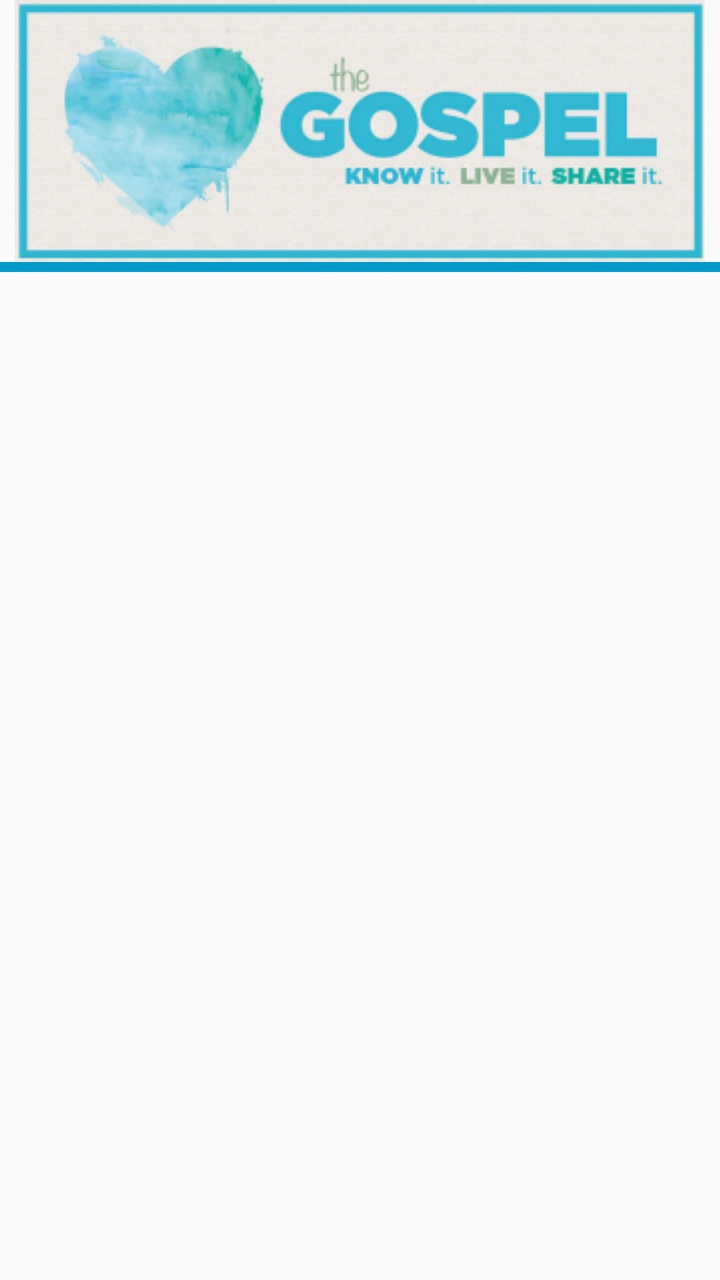
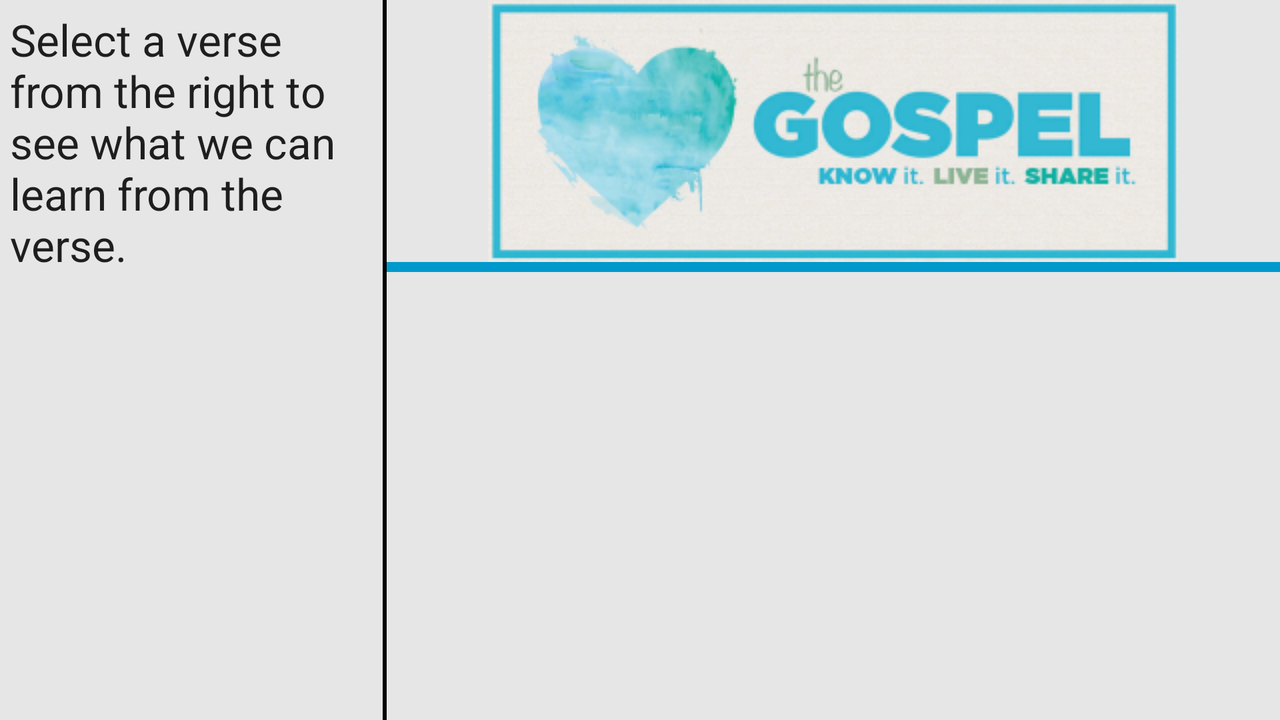

An Android layout and its configuration variant, each rendered on a device that would load it. The default file and the variant file are quoted in full after the pictures.
<!-- AndroidManifest.xml: application theme AppTheme -->
<!-- res/layout/activity_main_list.xml -->
<?xml version="1.0" encoding="utf-8"?>
<LinearLayout xmlns:android="http://schemas.android.com/apk/res/android"
    android:orientation="vertical" android:layout_width="match_parent"
    android:layout_height="match_parent">

    <include
        android:layout_width="fill_parent"
        android:layout_height="wrap_content"
        layout="@layout/activity_main" />
</LinearLayout>
<!-- res/layout/activity_main.xml (included above) -->
<?xml version="1.0" encoding="utf-8"?>
<LinearLayout xmlns:android="http://schemas.android.com/apk/res/android"
    android:orientation="vertical" android:layout_width="match_parent"
    android:layout_height="match_parent">
    <ImageView
        android:layout_width="wrap_content"
        android:layout_height="wrap_content"
        android:id="@+id/imageView"
        android:background="@drawable/img_gospel_header"
        android:layout_gravity="center_horizontal" />

    <TextView
        android:layout_width="fill_parent"
        android:layout_height="5dp"
        android:text=""
        android:id="@+id/textView2"
        android:background="@android:color/holo_blue_dark"/>

    <ListView
        android:layout_width="match_parent"
        android:layout_height="wrap_content"
        android:id="@+id/verseListView"
        android:choiceMode="singleChoice"
        android:dividerHeight="2dp"
        android:drawSelectorOnTop="false"
        android:clickable="false"
        android:divider="@android:color/holo_blue_dark"
        android:paddingEnd="2dp"
        android:paddingStart="2dp" />
</LinearLayout>
<!-- resources referenced by this layout -->
<resources>
  <!-- drawable img_gospel_header: png bitmap (drawable, 68794 bytes) -->
  <style name="AppTheme" parent="Theme.AppCompat.Light.DarkActionBar">
          
      </style>
</resources>
<!-- res/layout-land/activity_main_list.xml (the repository's variant of the layout above) -->
<!-- drawn on the phone turned sideways -->
<?xml version="1.0" encoding="utf-8"?>
<LinearLayout xmlns:android="http://schemas.android.com/apk/res/android"
    android:orientation="horizontal" android:layout_width="match_parent"
    android:layout_height="match_parent">

    <TableLayout
        android:layout_width="fill_parent"
        android:layout_height="fill_parent">

        <TableRow
            android:layout_width="fill_parent"
            android:layout_height="fill_parent"
            android:background="#ffe6e6e6"
            android:layout_weight="2">

            <ScrollView android:layout_width="0dp"
                android:layout_height="wrap_content"
                android:layout_gravity="left"
                android:layout_column="0"
                android:layout_weight="3"

                >
                <LinearLayout
                    android:orientation="vertical"
                    android:layout_width="fill_parent"
                    android:layout_height="fill_parent"
                    >
                    <TextView
                        android:layout_width="wrap_content"
                        android:layout_height="wrap_content"
                        android:textAppearance="?android:attr/textAppearanceLarge"
                        android:text="Select a verse from the right to see what we can learn from the verse."
                        android:id="@+id/txtDescription"
                        android:layout_margin="5dp" />

                </LinearLayout>
            </ScrollView>

            <TextView
                android:layout_width="2dp"
                android:layout_height="fill_parent"
                android:textAppearance="?android:attr/textAppearanceSmall"
                android:text=""
                android:id="@+id/textView"
                android:layout_column="0"
                android:background="@android:color/background_dark"
                android:enabled="false" />

            <include
                android:layout_width="0dp"
                android:layout_height="wrap_content"
                layout="@layout/activity_main"
                android:layout_column="2"
                android:layout_weight="7"
                android:id="@+id/activity_main" />

        </TableRow>
    </TableLayout>

</LinearLayout>
